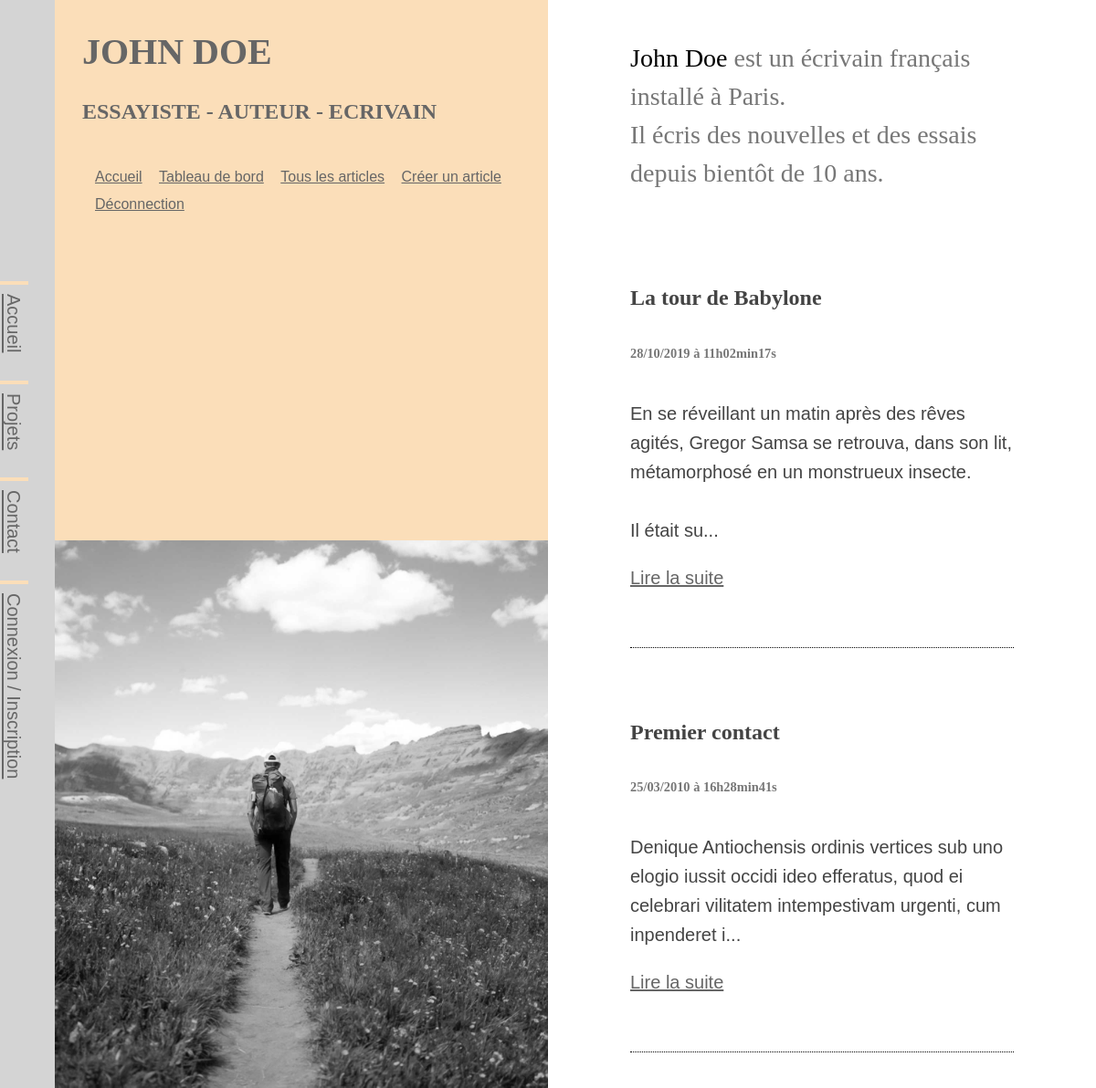
Page / (signed in) on the committed database.
### tables this page shows
CREATE TABLE IF NOT EXISTS `posts` (
  `id` int(11) NOT NULL AUTO_INCREMENT,
  `id_post` int(11) NOT NULL,
  `title` varchar(255) NOT NULL,
  `content` text NOT NULL,
  `creation_date` datetime NOT NULL,
  `modif_date` date DEFAULT NULL,
  `author` varchar(30) NOT NULL,
  PRIMARY KEY (`id`)
);

### controller/frontend.php (called while the page is built, shortened)
<?php
require('./model/frontend/PostManager.php');
function listPosts()
{
  $postManager = new \SebastienSenechal\Miniblog\Model\Frontend\PostManager();
  $posts = $postManager->getPosts();
  require('./view/frontend/listPostsView.php');
}

### model/frontend/PostManager.php (called while the page is built, shortened)
<?php
class PostManager extends Manager
{
  public function getPosts()
  {
    $db = $this->dbConnect();
    $req = $db->query('SELECT id, title, content, DATE_FORMAT(creation_date, \'%d/%m/%Y à %Hh%imin%ss\') AS creation_date_fr FROM posts ORDER BY creation_date DESC LIMIT 0, 5');
    return $req;
  }
}

### view/frontend/listPostsView.php (the view, shortened to what this page needs)
<header id="main_header">
  <div id="header_content">
    <h1>John Doe<br />
    <span>Essayiste - Auteur - Ecrivain</span></h1>
    <?php include('./view/nav_backend.php') ?>
  </div>
  <figure id="image_home">
    <img src="././public/img/landscape.jpg" alt="">
  </figure>
</header>
<div id="home-grid">
  <section id="list-news">
    <header class="content_header">
      <h2 style="color: #000;font-weight:100;line-height:1.5em;">John Doe <span style="font-size:1em">est un écrivain français installé à Paris.<br />
        Il écris des nouvelles et des essais depuis bientôt de 10 ans.</span></h2>
    </header>
    <?php
    while ($data = $posts->fetch())
    {
    ?>
        <article class="news">
            <h3>
                <?= htmlspecialchars($data['title']) ?><br />
                <span><?= $data['creation_date_fr'] ?></span>
            </h3>
            <p>
                <?= nl2br(htmlspecialchars(substr($data['content'], 0, 150))); ?>...
            </p>
            <p><a href="index.php?action=post&amp;id=<?= $data['id'] ?>">Lire la suite</a></p>
        </article>
    <?php
    }
    ?>
  </section>
</div>
<?php require('view/template.php') ?>

### public/css/style.css (style rules this page uses)
*, *:before, *:after { outline: none; -webkit-box-sizing: inherit; -moz-box-sizing: inherit; box-sizing: inherit; -webkit-font-smoothing: antialiased; -moz-osx-font-smoothing: grayscale; }
html { width: 100vw; height: auto; }
body { margin: 0; padding: 0; width: 100vw; height:auto; color: #444; font-size: 20px; line-height: 30px; scroll-behavior: smooth; overflow:hidden; font-family: 'Nunito Sans', Verdana, sans-serif; }
p, address { font-size:1em;line-height:1.6em;font-weight:400; }
a { font-size:1em; line-height:1.6em;font-weight:400; color:#666;text-decoration: underline; }
h1, h2, h3, h4 { font-family: 'Spectral', Georgia, serif; }
h1 { text-transform:uppercase;font-weight:800; }
h2 { font-weight:700; }
h3 { font-weight:700; }
h1 { font-size: 2em; line-height: 1.5em; }
h1 span, h2 span, h3 span { font-size : 60%; }
h2 { font-size: 1.4em; }
h3 { font-size:1.2em; line-height: 2.4em; margin-bottom:0px; }
h2 span, h3 span, h4 span, p span { color:#777; }
section { width:50%; margin: 1em auto; }
.news { border-bottom: 1px dotted #000; padding: 2em 0; }
#main_header { width: 50%; height: 100vh; display: flex; flex-direction: column; justify-content: space-between; background: #FBDEB9; color: #666; }
#header_content { padding-left: 4.5em; }
#home-grid { display: -ms-flexbox; display: -webkit-flex; display: flex; -webkit-flex-direction: row; -ms-flex-direction: row; flex-direction: row-reverse; -webkit-flex-wrap: nowrap; -ms-flex-wrap: nowrap; flex-wrap: nowrap; -webkit-justify-content: flex-start; -ms-flex-pack: start; justify-content: flex-start; -webkit-align-content: stretch; -ms-flex-line-pack: stretch; align-content: stretch; -webkit-align-items: stretch; -ms-flex-align: stretch; align-items: stretch; width: 50%; height: 100vh; overflow-y: scroll; }
#list-news { width: 70%; }
#image_home { display: flex; margin: 0 auto; }
#image_home img { width: 50vw; }

### rows in the picture
posts: title "La tour de Babylone", creation_date_fr "28/10/2019 à 11h02min17s", content "En se réveillant un matin après des rêves agités, Gregor Samsa se retrouva, dans son lit, métamorphosé en un monstrueux insecte. Il était su"
posts: title "Premier contact", creation_date_fr "25/03/2010 à 16h28min41s", content "Denique Antiochensis ordinis vertices sub uno elogio iussit occidi ideo efferatus, quod ei celebrari vilitatem intempestivam urgenti, cum inpenderet i"
